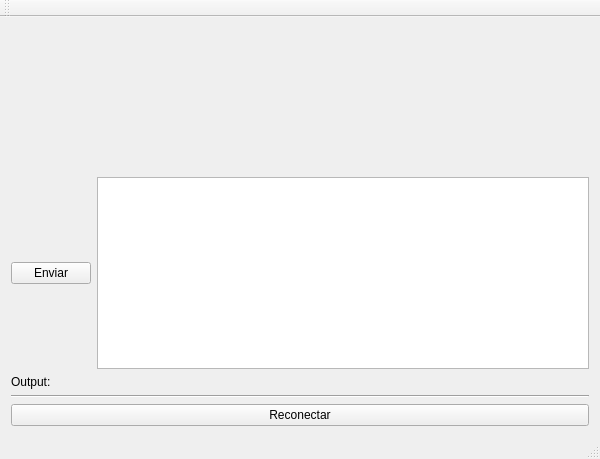
<?xml version="1.0" encoding="UTF-8"?>
<ui version="4.0">
 <class>QtFirebaseClass</class>
 <widget class="QMainWindow" name="QtFirebaseClass">
  <property name="geometry">
   <rect>
    <x>0</x>
    <y>0</y>
    <width>600</width>
    <height>459</height>
   </rect>
  </property>
  <property name="windowTitle">
   <string>QtFirebase</string>
  </property>
  <widget class="QWidget" name="centralWidget">
   <layout class="QVBoxLayout" name="verticalLayout">
    <item>
     <widget class="QLabel" name="label">
      <property name="sizePolicy">
       <sizepolicy hsizetype="Preferred" vsizetype="Preferred">
        <horstretch>0</horstretch>
        <verstretch>0</verstretch>
       </sizepolicy>
      </property>
      <property name="text">
       <string/>
      </property>
     </widget>
    </item>
    <item>
     <spacer name="verticalSpacer">
      <property name="orientation">
       <enum>Qt::Vertical</enum>
      </property>
      <property name="sizeHint" stdset="0">
       <size>
        <width>20</width>
        <height>40</height>
       </size>
      </property>
     </spacer>
    </item>
    <item>
     <layout class="QHBoxLayout" name="horizontalLayout">
      <item>
       <widget class="QPushButton" name="sendButton">
        <property name="text">
         <string>Enviar</string>
        </property>
       </widget>
      </item>
      <item>
       <widget class="QTextEdit" name="serialData"/>
      </item>
     </layout>
    </item>
    <item>
     <layout class="QHBoxLayout" name="horizontalLayout_3">
      <item>
       <widget class="QLabel" name="label_2">
        <property name="text">
         <string>Output:</string>
        </property>
       </widget>
      </item>
      <item>
       <widget class="QLabel" name="consoleLabel">
        <property name="text">
         <string/>
        </property>
       </widget>
      </item>
     </layout>
    </item>
    <item>
     <widget class="Line" name="line">
      <property name="orientation">
       <enum>Qt::Horizontal</enum>
      </property>
     </widget>
    </item>
    <item>
     <widget class="QPushButton" name="reconnect">
      <property name="text">
       <string>Reconectar</string>
      </property>
     </widget>
    </item>
   </layout>
  </widget>
  <widget class="QMenuBar" name="menuBar">
   <property name="geometry">
    <rect>
     <x>0</x>
     <y>0</y>
     <width>600</width>
     <height>26</height>
    </rect>
   </property>
  </widget>
  <widget class="QToolBar" name="mainToolBar">
   <attribute name="toolBarArea">
    <enum>TopToolBarArea</enum>
   </attribute>
   <attribute name="toolBarBreak">
    <bool>false</bool>
   </attribute>
  </widget>
  <widget class="QStatusBar" name="statusBar"/>
 </widget>
 <layoutdefault spacing="6" margin="11"/>
 <resources>
  <include location="QtFirebase.qrc"/>
 </resources>
 <connections/>
</ui>
